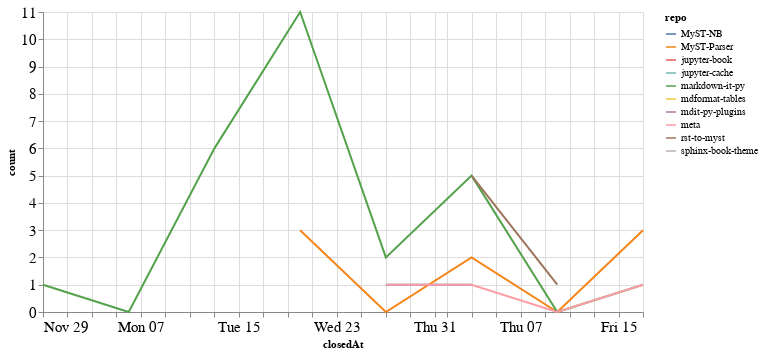

The code cell stored with this chart in its notebook:
### Code cell
closed_by_time = closed_by.groupby('repo').resample('W', on='closedAt').count()['author'].reset_index()
closed_by_time = closed_by_time.rename(columns={'author': 'count'})

alt.Chart(closed_by_time, width=600).mark_line().encode(
    x='closedAt',
    y='count',
    color='repo',
    tooltip="repo"
)

### Figure 1 — Vega-Lite specification as saved in the notebook (floating-point values rounded to 4 significant figures)
{"config": {"axisLeft": {"labelFontSize": 15}, "axisBottom": {"labelFontSize": 15}}, "data": {"name": "data-6fa33c423d2cbacfd0ece52529090912"}, "mark": "line", "encoding": {"color": {"type": "nominal", "field": "repo"}, "tooltip": {"type": "nominal", "field": "repo"}, "x": {"type": "temporal", "field": "closedAt"}, "y": {"type": "quantitative", "field": "count"}}, "width": 600, "$schema": "https://vega.github.io/schema/vega-lite/v4.8.1.json", "datasets": {"data-6fa33c423d2cbacfd0ece52529090912": [{"repo": "MyST-NB", "closedAt": "2020-12-27T00:00:00", "count": 1}, {"repo": "MyST-NB", "closedAt": "2021-01-03T00:00:00", "count": 1}, {"repo": "MyST-Parser", "closedAt": "2020-12-20T00:00:00", "count": 3}, {"repo": "MyST-Parser", "closedAt": "2020-12-27T00:00:00", "count": 0}, {"repo": "MyST-Parser", "closedAt": "2021-01-03T00:00:00", "count": 2}, {"repo": "MyST-Parser", "closedAt": "2021-01-10T00:00:00", "count": 0}, {"repo": "MyST-Parser", "closedAt": "2021-01-17T00:00:00", "count": 3}, {"repo": "jupyter-book", "closedAt": "2021-01-17T00:00:00", "count": 1}, {"repo": "jupyter-cache", "closedAt": "2021-01-17T00:00:00", "count": 2}, {"repo": "markdown-it-py", "closedAt": "2020-11-29T00:00:00", "count": 1}, {"repo": "markdown-it-py", "closedAt": "2020-12-06T00:00:00", "count": 0}, {"repo": "markdown-it-py", "closedAt": "2020-12-13T00:00:00", "count": 6}, {"repo": "markdown-it-py", "closedAt": "2020-12-20T00:00:00", "count": 11}, {"repo": "markdown-it-py", "closedAt": "2020-12-27T00:00:00", "count": 2}, {"repo": "markdown-it-py", "closedAt": "2021-01-03T00:00:00", "count": 5}, {"repo": "markdown-it-py", "closedAt": "2021-01-10T00:00:00", "count": 0}, {"repo": "markdown-it-py", "closedAt": "2021-01-17T00:00:00", "count": 1}, {"repo": "mdformat-tables", "closedAt": "2020-12-13T00:00:00", "count": 1}, {"repo": "mdit-py-plugins", "closedAt": "2020-12-20T00:00:00", "count": 3}, {"repo": "meta", "closedAt": "2020-12-27T00:00:00", "count": 1}, {"repo": "meta", "closedAt": "2021-01-03T00:00:00", "count": 1}, {"repo": "meta", "closedAt": "2021-01-10T00:00:00", "count": 0}, {"repo": "meta", "closedAt": "2021-01-17T00:00:00", "count": 1}, {"repo": "rst-to-myst", "closedAt": "2021-01-03T00:00:00", "count": 5}, {"repo": "rst-to-myst", "closedAt": "2021-01-10T00:00:00", "count": 1}, {"repo": "sphinx-book-theme", "closedAt": "2021-01-03T00:00:00", "count": 1}]}}
